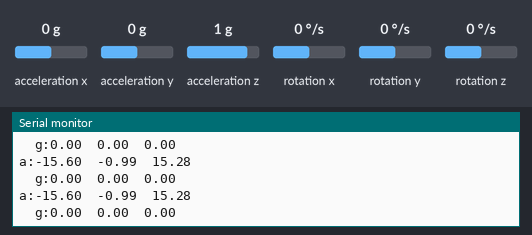
The sketch below on a simulated Arduino Uno, built with avr-gcc and run on an emulated ATmega328P. Parts: the last lines printed to the serial monitor. The inputs (shaded band) are chosen by the test bench; at power-on: acceleration x 0 g, acceleration y 0 g, acceleration z 1 g, rotation x 0 °/s, rotation y 0 °/s, rotation z 0 °/s.

Above: at 1.2 s.
1.3 s: acceleration x set to 0.4 g
At 1.59 s:
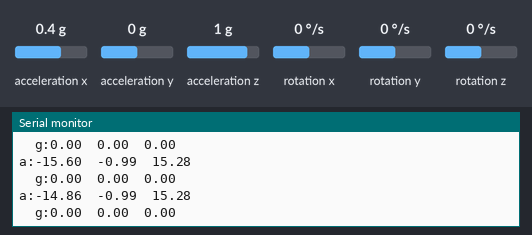
2.8 s: acceleration x set to 0.7 g
At 2.89 s:
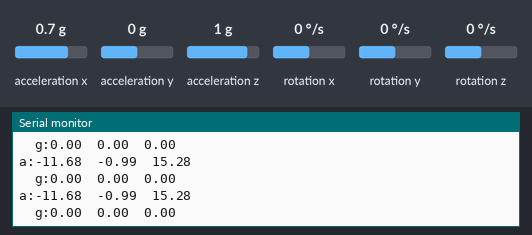
Timing chart, 0 to 5.8 s (numbered marks = the images above; inputs shaded):
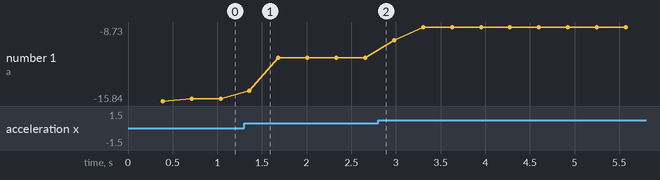

The sketch:

MPU_efficient.ino
```cpp
unsigned char toSendSpi [16]; // tableau de unsigned char

int rangToSendSpi = 0;

// I2Cdev and MPU6050 libraries
#include <I2Cdev.h>
#include <MPU6050.h>
#include "Wire.h"

// class default I2C address is 0x68
// AD0 low = 0x68 (default for InvenSense evaluation board)
// AD0 high = 0x69
MPU6050 mpu(0x68);

/* *********************************************************************************** */
/* IMU CODE => READ RAW ACC, CONVERSION, AVERAGING, FILTERING WINDOWS, DATA TRANSFERT  */
/* *********************************************************************************** */


int16_t ax, ay, az; // raw accelerations
int16_t gx, gy, gz; // raw gyro
float accelerationX, accelerationY, accelerationZ; // accelerations in m*s^-2
float realAccelerationX=0, realAccelerationY=0, realAccelerationZ=0; // averaged and filtered accelerations
float rotationX, rotationY, rotationZ; // rotation in deg/s
float realRotationX=0, realRotationY=0, realRotationZ=0; // averaged and filtered rotation

int i=0; // counter for main loop

float conversion=9.81/4096; // sensivity (for accekerometer range = 2) : 4096 LSB/g where g = 9.81 m*s^-2
float conversion_g=1/32.8;

// Offsets:
// TO KEEP ! Factory offsets : -2694 -175 1026
double offsetX, offsetY, offsetZ;

// Necessary to output accelerations
#define OUTPUT_READABLE_ACCELGYRO

#define LED_PIN 13
bool blinkState = false;


void setup() {
    // join I2C bus (I2Cdev library doesn't do this automatically)
    Wire.begin();

    // Initializing serial communication
    Serial.begin(9600);

    // Initializing device
    Serial.println("Initializing I2C devices...");
    mpu.initialize();

    // Verifying connection
    Serial.println("Testing device connections...");
    Serial.println(mpu.testConnection() ? "MPU6050 connection successful" : "MPU6050 connection failed");

    // Setting and displaying range of accelerometer
    /* 0 = +/- 2g = +/- 250 degrees/sec
     * 1 = +/- 4g = +/- 500 degrees/sec
     * 2 = +/- 8g = +/- 1000 degrees/sec
     * 3 = +/- 16g = +/- 2000 degrees/sec   */

    mpu.setFullScaleAccelRange(2); // set acceleromter range
    Serial.print("accel range : ");
    Serial.println(mpu.getFullScaleAccelRange());

    mpu.setFullScaleGyroRange(2); // set gyrometer range
    Serial.print("gyro range : ");
    Serial.println(mpu.getFullScaleGyroRange());


    // Configuring function offsets for accelerometer (Nous n'utilisons PAS cette fonction pour régler les OFFSETS)
    // Setting acc offsets to 0
    mpu.setXAccelOffset(0);
    mpu.setYAccelOffset(0);
    mpu.setZAccelOffset(0);

    // Setting gyro offsets to 0
    mpu.setXGyroOffset(0);
    mpu.setYGyroOffset(0);
    mpu.setZGyroOffset(0);


    // Configure Arduino LED for
    //pinMode(LED_PIN, OUTPUT);


        toSendSpi[0] = 97 ;
        toSendSpi[1] = 129 ;
        toSendSpi[2] = 217 ;
        toSendSpi[3] = 16 ;
        toSendSpi[4] = 5 ;
        toSendSpi[5] = 0 ;
        toSendSpi[6] = 4 ;

    pinMode(10, INPUT);
    pinMode(11, INPUT);
    pinMode(12, OUTPUT);
    pinMode(13, INPUT);

	SPCR = (1 << SPIE) | (1 << SPE) | (0 << DORD) | (0 << MSTR) | (0 << CPOL) | (0 << CPHA) | (1 << SPR1) | (1 << SPR0);
	SPSR = (0 << SPIF) | (0 << WCOL) | (0 << SPI2X);


}


void loop() {
    // Reading raw accel
    mpu.getAcceleration(&ax, &ay, &az);

    // Reading raw rotation
    mpu.getRotation(&gx, &gy, &gz);


    //Converting to real values with offsets
    accelerationX=ax*conversion-15.60;
    accelerationY=ay*conversion-0.99;
    accelerationZ=az*conversion+5.47;


    // Calculating accelerations every 64th time and getting the average
    realAccelerationX+=accelerationX;
    realAccelerationY+=accelerationY;
    realAccelerationZ+=accelerationZ;
    if(i==64) {
        realAccelerationX=realAccelerationX/64;
        realAccelerationY=realAccelerationY/64;
        realAccelerationZ=realAccelerationZ/64;


        // Filtering low accelerations (eliminates <|0.5|m/s²)
        if (realAccelerationX<=0.5 && realAccelerationX>=-0.5) {
            realAccelerationX=0; }
        if (realAccelerationY<=0.5 && realAccelerationY>=-0.5) {
            realAccelerationY=0; }
        if (realAccelerationZ<=10.31 && realAccelerationZ>=9.31) {
            realAccelerationZ=9.81; }


      //Converting to real values with offsets
    rotationX=gx*conversion_g;
    rotationY=gy*conversion_g;
    rotationZ=gz*conversion_g;


    // Calculating accelerations every 64th time and getting the average
    realRotationX+=rotationX;
    realRotationY+=rotationY;
    realRotationZ+=rotationZ;

        realRotationX=realRotationX/64;
        realRotationY=realRotationY/64;
        realRotationZ=realRotationZ/64;


        //Displaying accelerations
        Serial.print("a:");
        Serial.print(realAccelerationX); Serial.print("\t");
        Serial.print(realAccelerationY); Serial.print("\t");
        Serial.println(realAccelerationZ);Serial.print("\t");


        //Displaying rotaions
        Serial.print("g:");
        Serial.print(realRotationX); Serial.print("\t");
        Serial.print(realRotationY); Serial.print("\t");
        Serial.println(realRotationZ);


        //Data transfert
        toSendSpi[7] = (realAccelerationX*100 + 32768)/256 ;
        toSendSpi[8] = realAccelerationX*100 +32768;
        toSendSpi[9] = (realAccelerationY*100 +32768)/256;
        toSendSpi[10] = realAccelerationY*100 +32768;
        toSendSpi[11] = (realAccelerationZ*100 +32768)/256;
        toSendSpi[12] = realAccelerationZ*100 +32768;
        //toSendSpi[7] = (realAccelerationX*10 + 1024)/256 + (realRotationX/6)*8;
        //toSendSpi[8] = (realAccelerationX*10 +1024);
        //toSendSpi[9] = (realAccelerationY*10 + 1024)/256 + (realRotationY/6)*8;
        //toSendSpi[10] = (realAccelerationY*10 +1024);
        //toSendSpi[11] = (realAccelerationZ*10 + 1024)/256 + (realRotationZ/6)*8;
        //toSendSpi[12] = (realAccelerationY*10 +1024);


        toSendSpi[13] = (unsigned char)((int)(realRotationX)/2+128) ;
        toSendSpi[14] = realRotationY/2.0+128.0 ;
        toSendSpi[15] = realRotationZ/2.0+128.0 ;


        //Serial.print("SPI:");
        //Serial.print(toSendSpi[13]);Serial.print("\t");
        //Serial.print(toSendSpi[14]);Serial.print("\t");
        //Serial.println(toSendSpi[15]);

        // initializing
        realAccelerationX=0;
        realAccelerationY=0;
        realAccelerationZ=0;
        realRotationX=0;
        realRotationY=0;
        realRotationZ=0;
        i=0;
    }

    i++;

    // Update frequency
    delay(1);

    // blink LED to indicate activity
    blinkState = !blinkState;
    //digitalWrite(LED_PIN, blinkState);

}


ISR ( SPI_STC_vect )
{
SPDR = toSendSpi [ rangToSendSpi ] ;

rangToSendSpi ++ ;

if ( rangToSendSpi >= 16)
    rangToSendSpi = 0 ;

}
```

Measured:
- after the input at 1.3 s, the serial monitor: prints a new line after 0.06 s (image 1)
- plotted number 1: -15.6 → -11.68 after the input at 1.3 s, -11.68 → -8.73 after the input at 2.8 s
